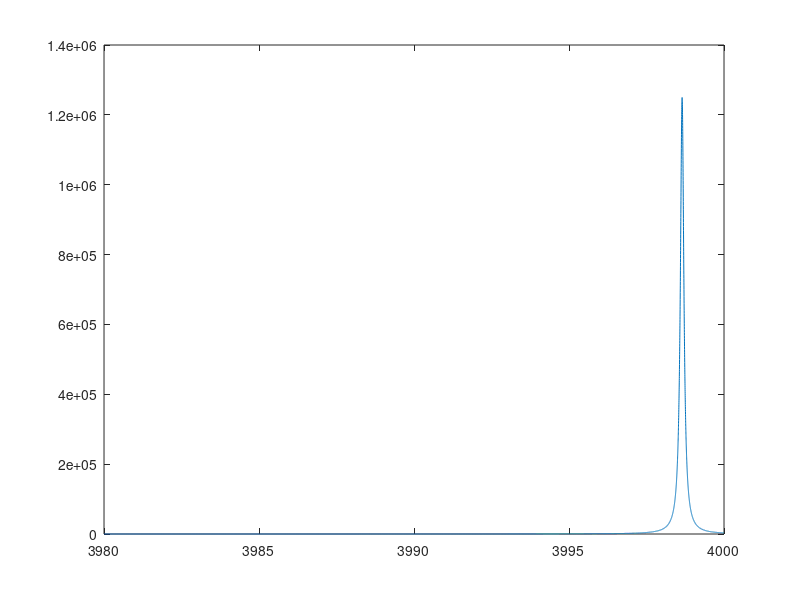

This chart was generated by the following MATLAB code: (Note: this script raises an error after producing the figure.)
close all;
%% Modelling the Q factor
Z0 = 50;
R0= 50;
c=3e8*0.7;  
eps0 = 8.85e-12;
freq = 3.98e9:1e3:4.0e9;
w = freq*2*pi;
w0 = 4e9*2*pi;
beta = w/c;
alpha = beta*2e-5; 
gamma = alpha+beta*1i;

lambda0 = c/4e9;
l=0.01672;

%% Capacitor
A = 0.005^2/4*pi;
d = 1e-4;
C_detector = eps0*A/d;
Zl = 1./(1i.*w*C_detector);
Zin = Z0.*(Zl.*cosh(gamma.*l)+Z0.*sinh(gamma.*l))./(Z0.*cosh(gamma.*l)+Zl.*sinh(gamma.*l));
realZin = real(Zin);
figure
plot(freq/1e6,realZin)

[Q_resonator, wres, R, L, C, Z_lump] = lumped(w, realZin);


C_coupler = 1/sqrt(R*Z0*wres^2);
S11 = (Zin+1./(1i*w*C_coupler)-50)./(Zin+1./(1i*w*C_coupler)+50);
figure;
plot(freq/1e6,abs(S11))